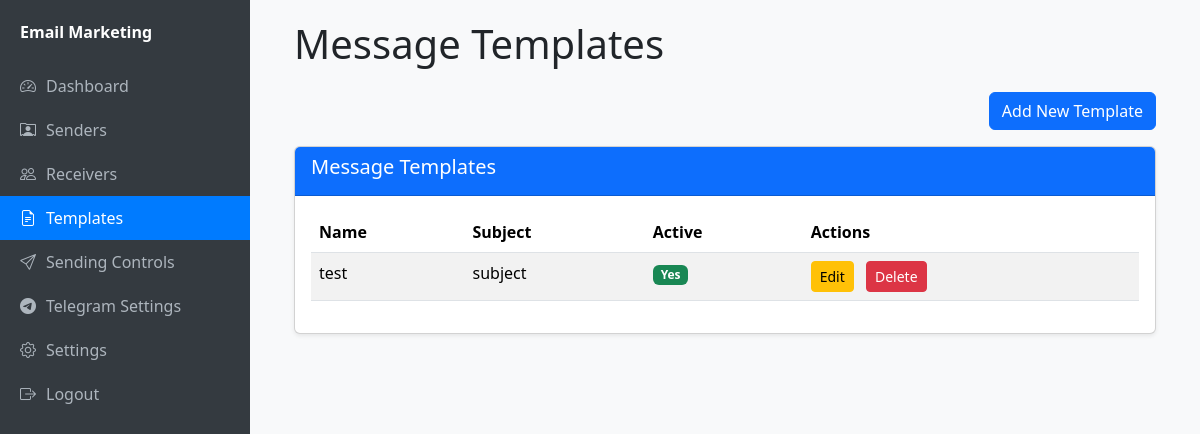
Screenshot of /templates/ (signed in) with the database file from the repository.
### app/models.py (models this page shows)
class MessageTemplate(db.Model):
    id = db.Column(db.Integer, primary_key=True)
    name = db.Column(db.String(100), unique=True, nullable=False)
    subject = db.Column(db.String(255), nullable=False)
    body_html = db.Column(db.Text, nullable=False)
    body_plain = db.Column(db.Text, nullable=True)
    is_active = db.Column(db.Boolean, default=False)

### app/templates/routes.py (the view)
@bp.route('/')
@login_required
def index():
    templates = MessageTemplate.query.all()
    return render_template('templates/index.html', title='Message Templates', templates=templates)

### app/models.py (called while the page is built)
@login_manager.user_loader
def load_user(user_id):
    return User.query.get(int(user_id))

### templates/templates/index.html (shortened to what this page needs)
{% extends "base.html" %}
{% block content %}
<div class="container-fluid">
    <h1 class="mb-4">{{ title }}</h1>
    <div class="d-flex justify-content-end mb-3">
        <a href="{{ url_for('templates.add') }}" class="btn btn-primary">Add New Template</a>
    </div>
    <div class="card shadow-sm">
        <div class="card-header bg-primary text-white">
            <h5>Message Templates</h5>
        </div>
        <div class="card-body">
            <table class="table table-striped table-hover">
                <thead>
                    <tr>
                        <th>Name</th>
                        <th>Subject</th>
                        <th>Active</th>
                        <th>Actions</th>
                    </tr>
                </thead>
                <tbody>
                    {% for template in templates %}
                    <tr>
                        <td>{{ template.name }}</td>
                        <td>{{ template.subject }}</td>
                        <td>
                            {% if template.is_active %}
                                <span class="badge bg-success">Yes</span>
                            {% else %}
                                <span class="badge bg-secondary">No</span>
                            {% endif %}
                        </td>
                        <td>
                            <a href="{{ url_for('templates.edit', template_id=template.id) }}" class="btn btn-sm btn-warning me-2">Edit</a>
                            <form action="{{ url_for('templates.delete', template_id=template.id) }}" method="POST" class="d-inline">
                                <button type="submit" class="btn btn-sm btn-danger me-2" onclick="return confirm('Are you sure you want to delete this template?');">Delete</button>
                            </form>
                        </td>
                    </tr>
                    {% else %}
                    <tr>
                        <td colspan="4">No message templates created yet.</td>
                    </tr>
                    {% endfor %}
                </tbody>
            </table>
        </div>
    </div>
</div>
{% endblock %}

### templates/base.html (style rules this page uses)
body { display: flex; min-height: 100vh; background-color: #f8f9fa; }

### rows the page displays
MessageTemplate: name "test", subject "subject", is_active "Yes"

### other values shown
{{ title }} "Message Templates"
